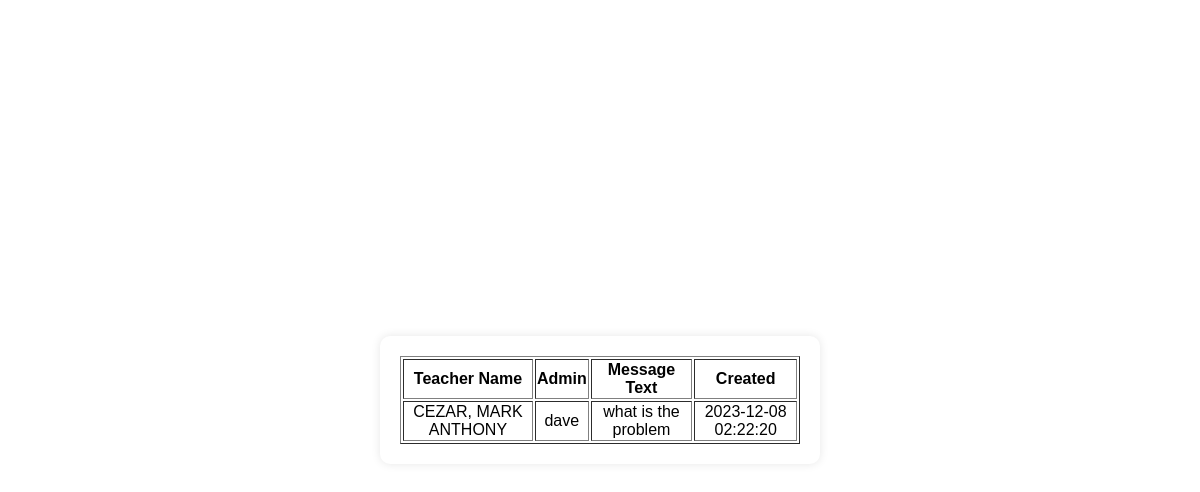
/teacher/admin_messages.php?username=CEZAR, MARK ANTHONY, run on the app's committed database.
### tables this page shows
CREATE TABLE `admin_teacher` (
  `id` int(11) NOT NULL,
  `teacher_name` varchar(50) NOT NULL,
  `admin` varchar(50) NOT NULL,
  `message_text` text NOT NULL,
  `created_at` timestamp NOT NULL DEFAULT current_timestamp()
);

### teacher/admin_messages.php (the view, shortened to what this page needs)
<!DOCTYPE html>
<html lang="en">
<head>
</head>
<body>
<div class="container">
<?php
$servername = "localhost";
$username = "root";
$password = "";
$dbname = "osrs_db";
$conn = new mysqli($servername, $username, $password, $dbname);
if (isset($_GET['username'])) {
    $username = urldecode($_GET['username']);
    $sql = "SELECT * FROM admin_teacher WHERE teacher_name = ?";
    if ($stmt = $conn->prepare($sql)) {
        $stmt->bind_param("s", $username);
        $stmt->execute();
        $result = $stmt->get_result();
        if ($result->num_rows > 0) {
            $sql_student = "SELECT teacher_name, admin, message_text, created_at FROM admin_teacher WHERE teacher_name = ?";
            if ($stmt_student = $conn->prepare($sql_student)) {
                $stmt_student->bind_param("s", $username);
                $stmt_student->execute();
                $result_student = $stmt_student->get_result();
                if ($result_student->num_rows > 0) {
                    echo "<table border='1'>";
                    echo "<tr><th>Teacher Name</th><th>Admin</th><th>Message Text</th><th>Created</th></tr>";
                    while ($row = $result_student->fetch_assoc()) {
                        echo "<tr>";
                        echo "<td>" . $row['teacher_name'] . "</td>";
                        echo "<td>" . $row['admin'] . "</td>";
                        echo "<td>" . $row['message_text'] . "</td>";
                        echo "<td>" . $row['created_at'] . "</td>";
                        echo "</tr>";
                    }
                    echo "</table>";
                } else {
                    echo "No data found in admin_teacher table for username: $username";
                }
            } else {
                echo "Error in preparing admin_teacher SQL statement: " . $conn->error;
            }
        } else {
            echo "No data found in admin_teacher table for username: $username";
        }
    } else {
        echo "Error in preparing admin_teacher SQL statement: " . $conn->error;
    }
} else {
    echo "No username specified.";
}
?>
</body>
</html>

### teacher/admin_messages.php (style rules this page uses)
body { font-family: Arial, sans-serif; background-color: #WHITE; margin: 0; display: flex; justify-content: center; align-items: center; height: 100vh; }
.container { background-color: #fff; padding: 20px; border-radius: 10px; box-shadow: 0px 0px 10px 0px rgba(0, 0, 0, 0.1); text-align: center; max-width: 400px; width: 100%; }

### data on the page
admin_teacher: teacher_name "CEZAR, MARK ANTHONY", admin "dave", message_text "what is the problem", created_at "2023-12-08 02:22:20"
